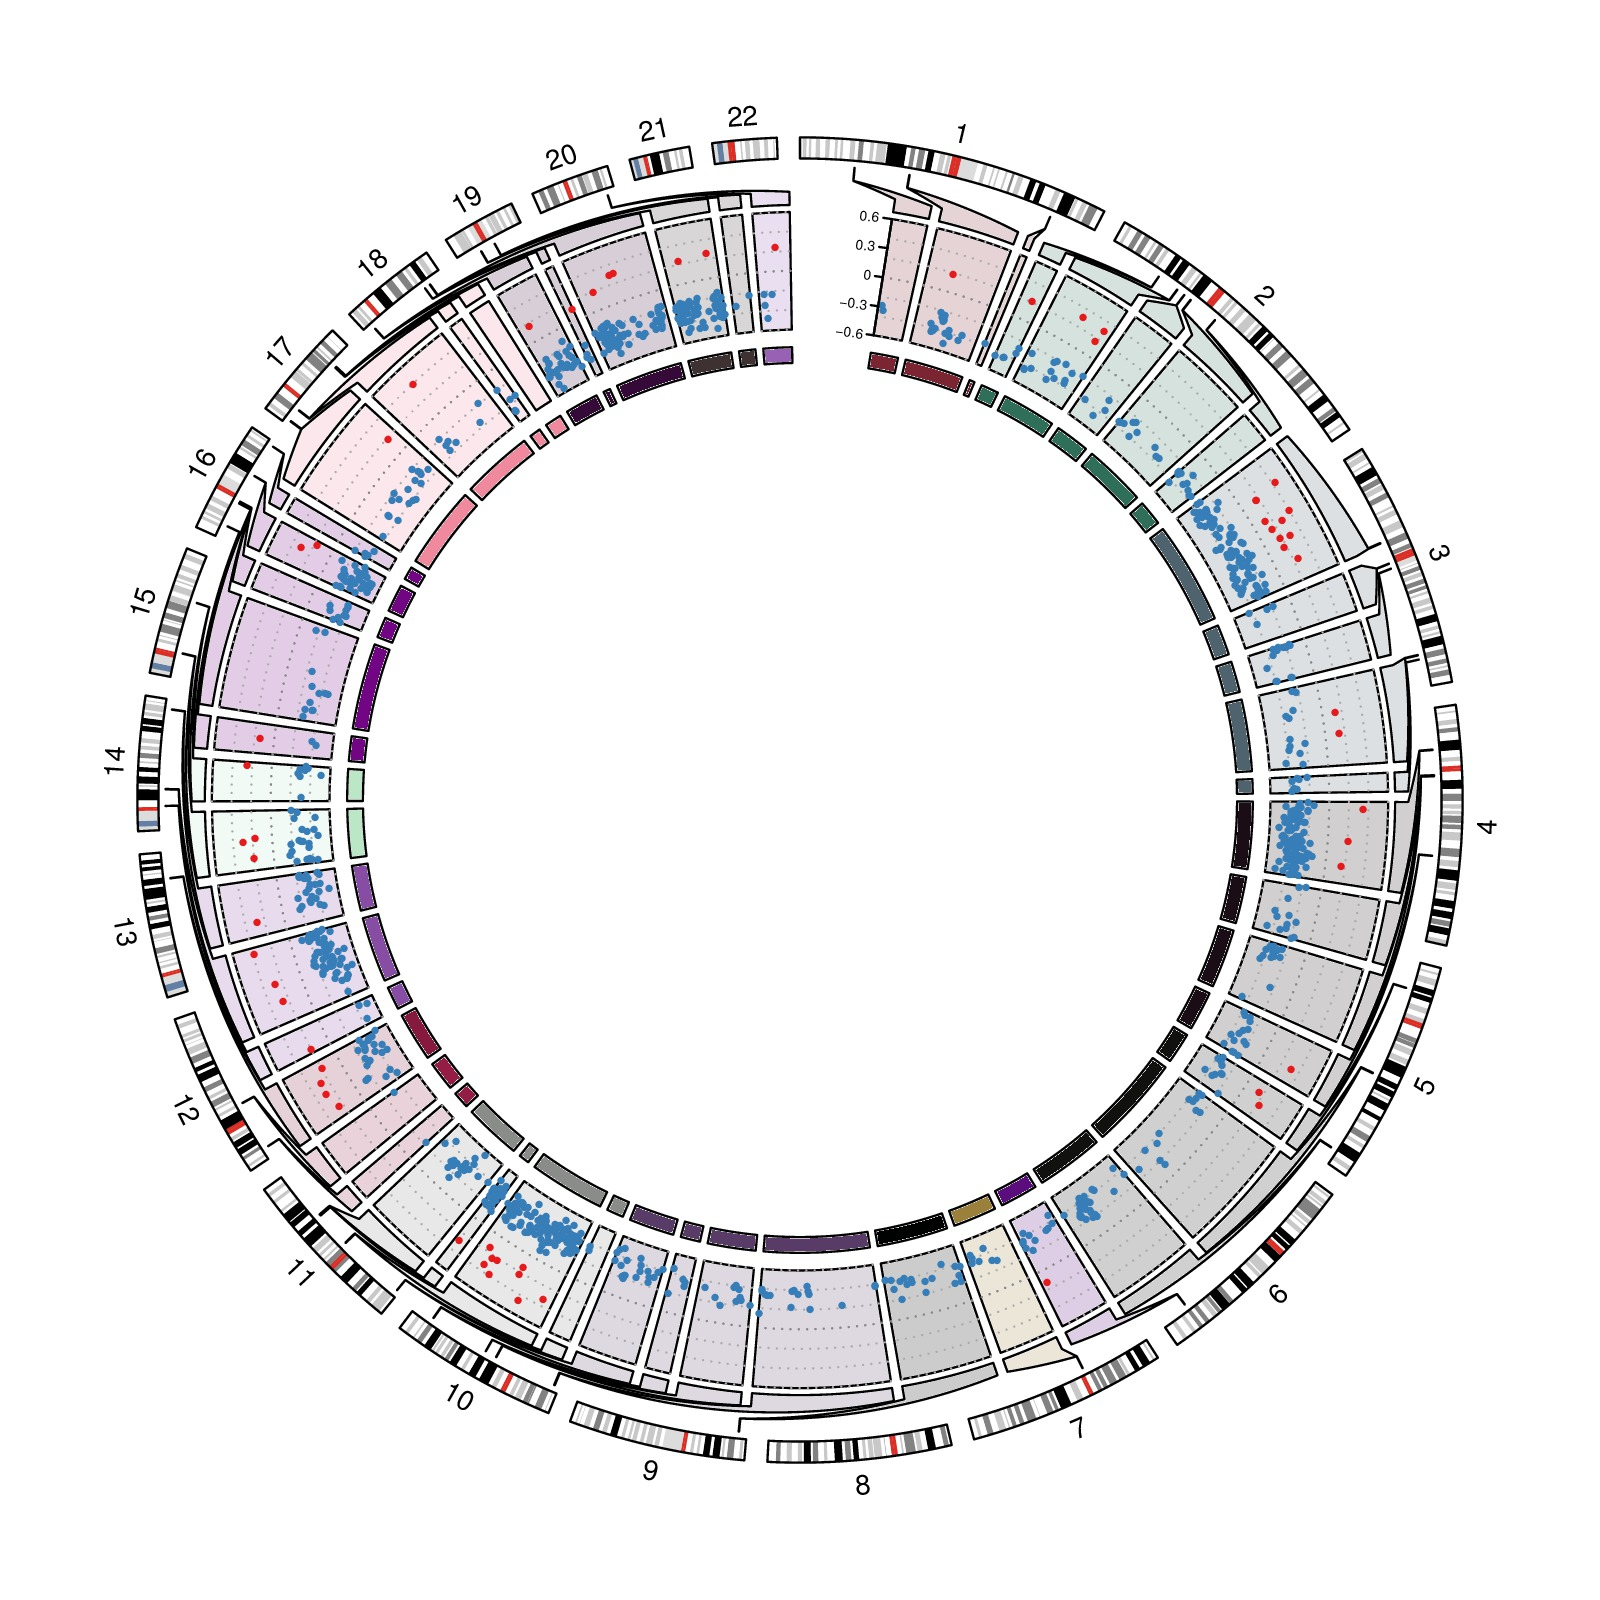

The script that drew this image:

library(circlize)
load(system.file(package = "circlize", "extdata", "tagments_WGBS_DMR.RData"))

chr_bg_color = rand_color(22, transparency = 0.8)
names(chr_bg_color) = paste0("chr", 1:22)

f1 = function() {
	circos.par(gap.after = 2, start.degree = 90)
	circos.initializeWithIdeogram(chromosome.index = paste0("chr", 1:22), 
		plotType = c("ideogram", "labels"), ideogram.height = 0.03)
}

f2 = function() {
	circos.par(cell.padding = c(0, 0, 0, 0), gap.after = c(rep(1, nrow(tagments)-1), 10))
	circos.genomicInitialize(tagments, plotType = NULL)
	circos.genomicTrack(DMR1, ylim = c(-0.6, 0.6), 
		panel.fun = function(region, value, ...) {
			for(h in seq(-0.6, 0.6, by = 0.2)) {
		        circos.lines(CELL_META$cell.xlim, c(h, h), lty = 3, col = "#AAAAAA")
		    }
		    circos.lines(CELL_META$cell.xlim, c(0, 0), lty = 3, col = "#888888")
	    
			circos.genomicPoints(region, value, 
				col = ifelse(value[[1]] > 0, "#E41A1C", "#377EB8"), 
				pch = 16, cex = 0.5)
	}, bg.col = chr_bg_color[tagments$chr], track.margin = c(0.02, 0))
	circos.yaxis(side = "left", at = seq(-0.6, 0.6, by = 0.3), 
		sector.index = get.all.sector.index()[1], labels.cex = 0.4)
	circos.track(ylim = c(0, 1), track.height = uh(2, "mm"), 
		bg.col = add_transparency(chr_bg_color[tagments$chr], 0))
}

circos.nested(f1, f2, correspondance, connection_col = chr_bg_color[correspondance[[1]]])
circos.clear()
